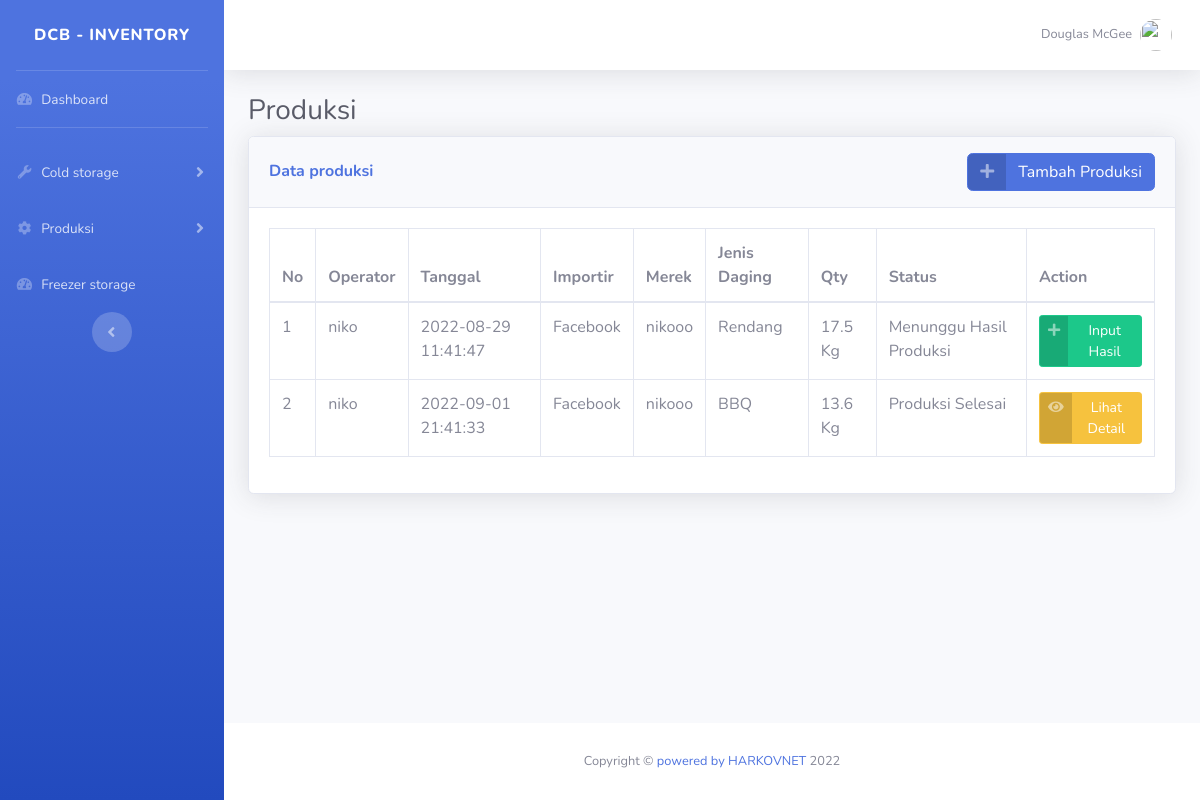
The page /Inventory/produksi/produksi.php on the database as committed earlier.
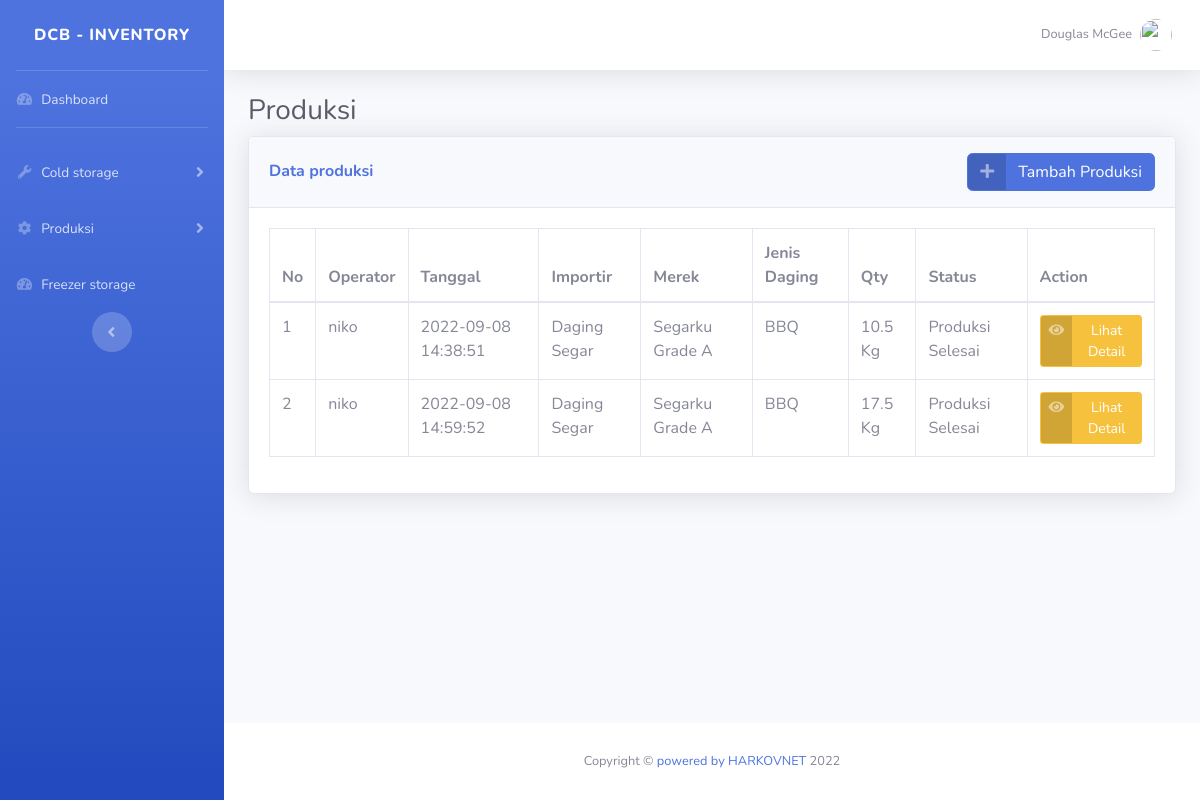
The same page on the database as committed later.
### tables this page shows
CREATE TABLE `tempcoldstorage` (
  `id` int(10) NOT NULL,
  `tanggalwaktu` varchar(30) NOT NULL,
  `importir` varchar(30) NOT NULL,
  `merek` varchar(30) NOT NULL,
  `jenisdaging` varchar(30) NOT NULL,
  `qty` float NOT NULL,
  `hargadasar` float NOT NULL,
  `hargaaset` float NOT NULL,
  `operator` varchar(30) NOT NULL,
  `foto` varchar(100) NOT NULL,
  `status` int(3) NOT NULL,
  `jenisproduksi` varchar(100) NOT NULL,
  `qtyhasil` varchar(100) NOT NULL,
  `berat` varchar(100) NOT NULL,
  `totalassetfreezer` varchar(50) NOT NULL
);

### Inventory/produksi/produksi.php (the view, shortened to what this page needs)
<!DOCTYPE html>
<?php
include '../../database.php';
?>
<html lang="en">
<head>
    <link href="https://cdnjs.cloudflare.com/ajax/libs/select2/4.0.10/css/select2.min.css" rel="stylesheet" />
    <link href="../../assets/vendor/fontawesome-free/css/all.min.css" rel="stylesheet" type="text/css">
    <link href="../../assets/css/sb-admin-2.min.css" rel="stylesheet">
    <link href="../../assets/vendor/datatables/dataTables.bootstrap4.min.css" rel="stylesheet">
</head>
<body id="page-top">
    <div id="wrapper">
        <ul class="navbar-nav bg-gradient-primary sidebar sidebar-dark accordion" id="accordionSidebar">
            <a class="sidebar-brand d-flex align-items-center justify-content-center" href="index.html">
                <div class="sidebar-brand-text mx-3">DCB - Inventory </div>
            </a>
            <hr class="sidebar-divider my-0">
            <li class="nav-item">
                <a class="nav-link" href="../index.php">
                    <i class="fas fa-fw fa-tachometer-alt"></i>
                    <span>Dashboard</span></a>
            </li>
            <hr class="sidebar-divider">
            <li class="nav-item">
                <a class="nav-link collapsed" href="#" data-toggle="collapse" data-target="#collapseUtilities" aria-expanded="true" aria-controls="collapseUtilities">
                    <i class="fas fa-fw fa-wrench"></i>
                    <span>Cold storage</span>
                </a>
            </li>
            <li class="nav-item">
                <a class="nav-link collapsed" href="#" data-toggle="collapse" data-target="#collapseTwo" aria-expanded="true" aria-controls="collapseTwo">
                    <i class="fas fa-fw fa-cog"></i>
                    <span>Produksi</span>
                </a>
            </li>
            <li class="nav-item">
                <a class="nav-link" href="../freezer/freezer_storage.php">
                    <i class="fas fa-fw fa-tachometer-alt"></i>
                    <span>Freezer storage</span></a>
            </li>
            <div class="text-center d-none d-md-inline">
                <button class="rounded-circle border-0" id="sidebarToggle"></button>
            </div>
        </ul>
        <div id="content-wrapper" class="d-flex flex-column">
            <div id="content">
                <nav class="navbar navbar-expand navbar-light bg-white topbar mb-4 static-top shadow">
                    <ul class="navbar-nav ml-auto">
                        <li class="nav-item dropdown no-arrow">
                            <a class="nav-link dropdown-toggle" href="#" id="userDropdown" role="button" data-toggle="dropdown" aria-haspopup="true" aria-expanded="false">
                                <span class="mr-2 d-none d-lg-inline text-gray-600 small">Douglas McGee</span>
                                <img class="img-profile rounded-circle" src="img/undraw_profile.svg">
                            </a>
                        </li>
                    </ul>
                </nav>
                <div class="container-fluid">
                    <h1 class="h3 mb-2 text-gray-800">Produksi</h1>
                    <div class="card shadow mb-4">
                        <div class="card-header py-3 d-flex justify-content-between align-items-center">
                            <h6 class="m-0 font-weight-bold text-primary">Data produksi</h6>
                            <a href="#" class="btn btn-primary btn-icon-split" data-toggle="modal" data-target="#exampleModal" data-whatever="@mdo">
                                <span class="icon text-white-50">
                                    <i class="fas fa-plus"></i>
                                </span>
                                <span class="text">Tambah Produksi</span>
                            </a>
                        </div>
                        <div class="card-body">
                            <div class="table-responsive">
                                <table class="table table-bordered" id="dataTable" width="100%" cellspacing="0">
                                    <thead>
                                        <tr>
                                            <th>No</th>
                                            <th>Operator</th>
                                            <th>Tanggal</th>
                                            <th>Importir</th>
                                            <th>Merek</th>
                                            <th>Jenis Daging</th>
                                            <th>Qty</th>
                                            <th>Status</th>
                                            <th>Action</th>
                                        </tr>
                                    </thead>
                                   <?php
                                      $sql = "SELECT * FROM tempcoldstorage";
                                        $result = mysqli_query($db, $sql);
                                        $no = 1;
                                        if (mysqli_num_rows($result) > 0) {
                                            while($row = mysqli_fetch_assoc($result)) {
                                                echo "<tr>";
                                                echo "<td>".$no."</td>";
                                                echo "<td>".$row['operator']."</td>";
                                                echo "<td>".$row['tanggalwaktu']."</td>";
                                                echo "<td>".$row['importir']."</td>";
                                                echo "<td>".$row['merek']."</td>";
                                                echo "<td>".$row['jenisdaging']."</td>";
                                                echo "<td>".$row['qty']." Kg</td>";
                                                if($row['status'] == 0){
                                                    echo "<td>Dalam Produksi</td>";
                                                }elseif($row['status'] == 1){
                                                    echo "<td>Menunggu Hasil Produksi</td>";
                                                }else{
                                                    echo "<td>Produksi Selesai</td>";
                                                }
                                                if($row['status'] == 0){
                                                    echo "<td class='d-flex flex-row'><a href='produksiselesai.php?id=".$row['id']."' class='btn btn-primary btn-icon-split btn-sm mr-2'>
                                                    <span class='icon text-white-50'>
                                                        <i class='fas fa-check'></i>
                                                    </span>
                                                    <span class='text'>Selesai</span>
                                                    </a>
                                                    <a href='deleteproduksi.php?id=".$row['id']."' class='btn btn-danger btn-icon-split btn-sm'>
                                                    <span class='icon text-white-50'>
                                                        <i class='fas fa-trash'></i>
                                                    </span>
                                                    <span class='text'>Hapus</span>
                                                    </a></td>";
                                                }elseif($row['status'] == 1){
                                                    echo "<td><a href='inputhasilproduksi.php?id=".$row['id']."' class='btn btn-success btn-icon-split btn-sm'>
                                                    <span class='icon text-white-50'>
                                                        <i class='fas fa-plus'></i>
                                                    </span>
                                                    <span class='text'>Input Hasil</span>
                                                    </a>
                                                    </td>";
                                                }elseif($row['status'] == 2){
                                                    echo "<td><a href='detailhasilproduksi.php?id=".$row['id']."' class='btn btn-warning btn-icon-split btn-sm'>
                                                    <span class='icon text-white-50'>
                                                        <i class='fas fa-eye'></i>
                                                    </span>
                                                    <span class='text'>Lihat Detail</span>
                                                    </a>
                                                    </td>";
                                                }
                                                $no++;
                                                echo "</tr>";
                                            }
                                        } else {
                                            echo "0 results";
                                        }
                                   ?>
                                </table>
                            </div>
                        </div>
                    </div>
                </div>
            </div>
            <footer class="sticky-footer bg-white">
                <div class="container my-auto">
                    <div class="copyright text-center my-auto">
                        <span>Copyright &copy; <a href="harkovnet.manhost.my.id">powered by HARKOVNET</a></span>
                    </div>
                </div>
            </footer>
        </div>
    </div>
</body>
</html>

Rows that differ between the two databases and show on the page:
removed tempcoldstorage: operator "niko", tanggalwaktu "2022-08-29 11:41:47", importir "Facebook", merek "nikooo", jenisdaging "Rendang", qty "17.5", status "Menunggu Hasil Produksi"
removed tempcoldstorage: operator "niko", tanggalwaktu "2022-09-01 21:41:33", importir "Facebook", merek "nikooo", jenisdaging "BBQ", qty "13.6", status "Produksi Selesai"
added tempcoldstorage: operator "niko", tanggalwaktu "2022-09-08 14:38:51", importir "Daging Segar", merek "Segarku Grade A", jenisdaging "BBQ", qty "10.5", status "Produksi Selesai"
added tempcoldstorage: operator "niko", tanggalwaktu "2022-09-08 14:59:52", importir "Daging Segar", merek "Segarku Grade A", jenisdaging "BBQ", qty "17.5", status "Produksi Selesai"
